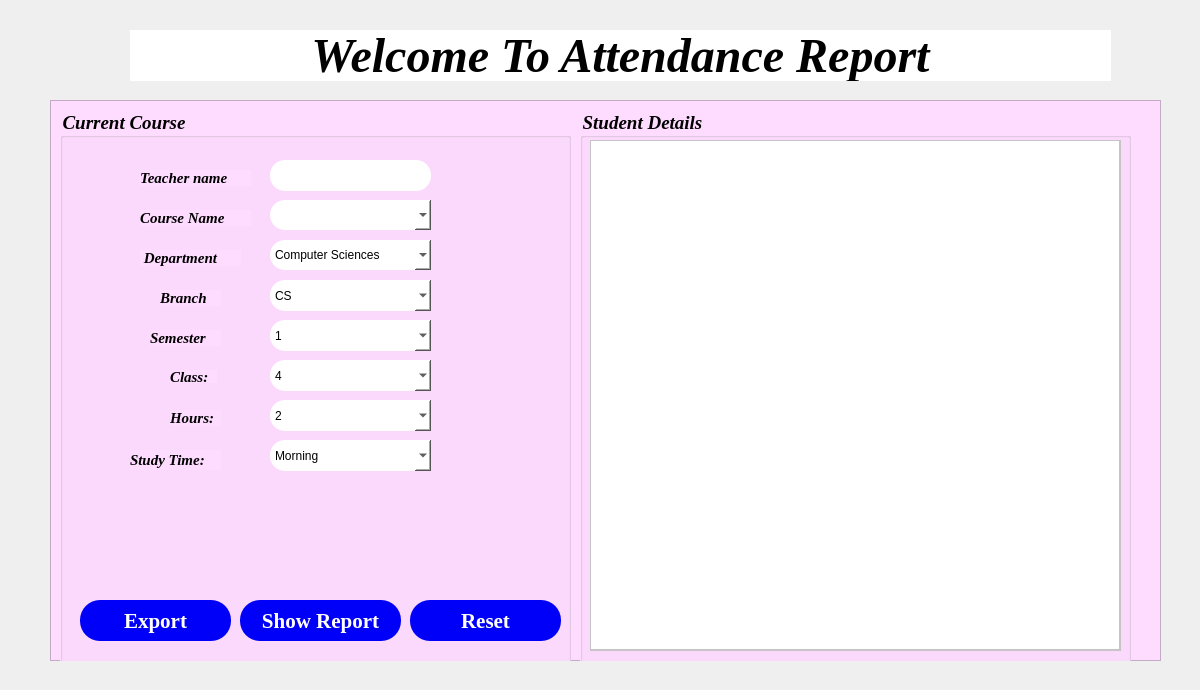
    <widget class="QWidget" name="report_tab">
     <attribute name="title">
      <string>Attendance Report</string>
     </attribute>
     <widget class="QLabel" name="label">
      <property name="geometry">
       <rect>
        <x>10</x>
        <y>15</y>
        <width>591</width>
        <height>471</height>
       </rect>
      </property>
      <property name="text">
       <string/>
      </property>
     </widget>
     <widget class="QFrame" name="frame_6">
      <property name="geometry">
       <rect>
        <x>220</x>
        <y>200</y>
        <width>120</width>
        <height>80</height>
       </rect>
      </property>
      <property name="frameShape">
       <enum>QFrame::StyledPanel</enum>
      </property>
      <property name="frameShadow">
       <enum>QFrame::Raised</enum>
      </property>
     </widget>
     <widget class="QFrame" name="frame_7">
      <property name="geometry">
       <rect>
        <x>50</x>
        <y>100</y>
        <width>1111</width>
        <height>561</height>
       </rect>
      </property>
      <property name="styleSheet">
       <string notr="true">background-color: rgb(254, 220, 255);</string>
      </property>
      <property name="frameShape">
       <enum>QFrame::StyledPanel</enum>
      </property>
      <property name="frameShadow">
       <enum>QFrame::Raised</enum>
      </property>
      <widget class="QGroupBox" name="groupBox_6">
       <property name="geometry">
        <rect>
         <x>530</x>
         <y>10</y>
         <width>551</width>
         <height>561</height>
        </rect>
       </property>
       <property name="font">
        <font>
         <family>Times New Roman</family>
         <pointsize>14</pointsize>
         <weight>75</weight>
         <italic>true</italic>
         <bold>true</bold>
        </font>
       </property>
       <property name="title">
        <string>Student Details</string>
       </property>
       <widget class="QFrame" name="frame_8">
        <property name="geometry">
         <rect>
          <x>10</x>
          <y>30</y>
          <width>531</width>
          <height>511</height>
         </rect>
        </property>
        <property name="styleSheet">
         <string notr="true">background-color: rgb(255, 255, 255);</string>
        </property>
        <property name="frameShape">
         <enum>QFrame::StyledPanel</enum>
        </property>
        <property name="frameShadow">
         <enum>QFrame::Raised</enum>
        </property>
        <widget class="QListWidget" name="list_2">
         <property name="geometry">
          <rect>
           <x>0</x>
           <y>0</y>
           <width>530</width>
           <height>510</height>
          </rect>
         </property>
        </widget>
       </widget>
      </widget>
      <widget class="QGroupBox" name="groupBox">
       <property name="geometry">
        <rect>
         <x>10</x>
         <y>10</y>
         <width>511</width>
         <height>561</height>
        </rect>
       </property>
       <property name="font">
        <font>
         <family>Times New Roman</family>
         <pointsize>14</pointsize>
         <weight>75</weight>
         <italic>true</italic>
         <bold>true</bold>
        </font>
       </property>
       <property name="styleSheet">
        <string notr="true"/>
       </property>
       <property name="title">
        <string>Current Course</string>
       </property>
       <widget class="QLabel" name="label_50">
        <property name="geometry">
         <rect>
          <x>80</x>
          <y>100</y>
          <width>111</width>
          <height>16</height>
         </rect>
        </property>
        <property name="font">
         <font>
          <family>Times New Roman</family>
          <pointsize>11</pointsize>
          <weight>75</weight>
          <italic>true</italic>
          <bold>true</bold>
         </font>
        </property>
        <property name="text">
         <string>Course Name</string>
        </property>
       </widget>
       <widget class="QLabel" name="label_51">
        <property name="geometry">
         <rect>
          <x>80</x>
          <y>140</y>
          <width>101</width>
          <height>16</height>
         </rect>
        </property>
        <property name="font">
         <font>
          <family>Times New Roman</family>
          <pointsize>11</pointsize>
          <weight>75</weight>
          <italic>true</italic>
          <bold>true</bold>
         </font>
        </property>
        <property name="text">
         <string> Department</string>
        </property>
       </widget>
       <widget class="QLabel" name="label_52">
        <property name="geometry">
         <rect>
          <x>100</x>
          <y>180</y>
          <width>61</width>
          <height>16</height>
         </rect>
        </property>
        <property name="font">
         <font>
          <family>Times New Roman</family>
          <pointsize>11</pointsize>
          <weight>75</weight>
          <italic>true</italic>
          <bold>true</bold>
         </font>
        </property>
        <property name="text">
         <string>Branch</string>
        </property>
       </widget>
       <widget class="QLabel" name="label_53">
        <property name="geometry">
         <rect>
          <x>90</x>
          <y>220</y>
          <width>71</width>
          <height>16</height>
         </rect>
        </property>
        <property name="font">
         <font>
          <family>Times New Roman</family>
          <pointsize>11</pointsize>
          <weight>75</weight>
          <italic>true</italic>
          <bold>true</bold>
         </font>
        </property>
        <property name="text">
         <string>Semester</string>
        </property>
       </widget>
       <widget class="QLabel" name="label_54">
        <property name="geometry">
         <rect>
          <x>110</x>
          <y>260</y>
          <width>47</width>
          <height>13</height>
         </rect>
        </property>
        <property name="font">
         <font>
          <family>Times New Roman</family>
          <pointsize>11</pointsize>
          <weight>75</weight>
          <italic>true</italic>
          <bold>true</bold>
         </font>
        </property>
        <property name="text">
         <string>Class:</string>
        </property>
       </widget>
       <widget class="QLabel" name="label_57">
        <property name="geometry">
         <rect>
          <x>110</x>
          <y>300</y>
          <width>51</width>
          <height>16</height>
         </rect>
        </property>
        <property name="font">
         <font>
          <family>Times New Roman</family>
          <pointsize>11</pointsize>
          <weight>75</weight>
          <italic>true</italic>
          <bold>true</bold>
         </font>
        </property>
        <property name="text">
         <string>Hours:</string>
        </property>
       </widget>
       <widget class="QComboBox" name="co_department">
        <property name="geometry">
         <rect>
          <x>210</x>
          <y>130</y>
          <width>161</width>
          <height>30</height>
         </rect>
        </property>
        <property name="styleSheet">
         <string notr="true">background-color: rgb(255, 255, 255);
border-radius:15px;</string>
        </property>
        <item>
         <property name="text">
          <string>Computer Sciences</string>
         </property>
        </item>
       </widget>
       <widget class="QComboBox" name="co_branch">
        <property name="geometry">
         <rect>
          <x>210</x>
          <y>170</y>
          <width>161</width>
          <height>31</height>
         </rect>
        </property>
        <property name="styleSheet">
         <string notr="true">background-color: rgb(255, 255, 255);
border-radius:15px;</string>
        </property>
        <item>
         <property name="text">
          <string>CS</string>
         </property>
        </item>
        <item>
         <property name="text">
          <string>IT</string>
         </property>
        </item>
       </widget>
       <widget class="QComboBox" name="semester">
        <property name="geometry">
         <rect>
          <x>210</x>
          <y>210</y>
          <width>161</width>
          <height>31</height>
         </rect>
        </property>
        <property name="styleSheet">
         <string notr="true">background-color: rgb(255, 255, 255);
border-radius:15px;</string>
        </property>
        <item>
         <property name="text">
          <string>1</string>
         </property>
        </item>
        <item>
         <property name="text">
          <string>2</string>
         </property>
        </item>
       </widget>
       <widget class="QComboBox" name="class_2">
        <property name="geometry">
         <rect>
          <x>210</x>
          <y>250</y>
          <width>161</width>
          <height>31</height>
         </rect>
        </property>
        <property name="styleSheet">
         <string notr="true">background-color: rgb(255, 255, 255);
border-radius:15px;</string>
        </property>
        <item>
         <property name="text">
          <string>4</string>
         </property>
        </item>
        <item>
         <property name="text">
          <string>3</string>
         </property>
        </item>
        <item>
         <property name="text">
          <string>2</string>
         </property>
        </item>
        <item>
         <property name="text">
          <string>1</string>
         </property>
        </item>
       </widget>
       <widget class="QPushButton" name="reset">
        <property name="geometry">
         <rect>
          <x>350</x>
          <y>490</y>
          <width>151</width>
          <height>41</height>
         </rect>
        </property>
        <property name="font">
         <font>
          <family>Times New Roman</family>
          <pointsize>16</pointsize>
          <weight>75</weight>
          <bold>true</bold>
         </font>
        </property>
        <property name="autoFillBackground">
         <bool>false</bool>
        </property>
        <property name="styleSheet">
         <string notr="true">QPushButton:hover{
background-color:black;
border-radius:20px;
	
}
QPushButton{
background-color: rgb(0, 0, 249);
border-radius:20px;
color:white;
}

</string>
        </property>
        <property name="text">
         <string>Reset</string>
        </property>
       </widget>
       <widget class="QPushButton" name="showreport">
        <property name="geometry">
         <rect>
          <x>180</x>
          <y>490</y>
          <width>161</width>
          <height>41</height>
         </rect>
        </property>
        <property name="font">
         <font>
          <family>Times New Roman</family>
          <pointsize>16</pointsize>
          <weight>75</weight>
          <bold>true</bold>
         </font>
        </property>
        <property name="autoFillBackground">
         <bool>false</bool>
        </property>
        <property name="styleSheet">
         <string notr="true">QPushButton:hover{
background-color:black;
border-radius:20px;
	
}
QPushButton{
background-color: rgb(0, 0, 249);
border-radius:20px;
color:white;
}

</string>
        </property>
        <property name="text">
         <string>Show Report</string>
        </property>
       </widget>
       <widget class="QPushButton" name="export_report">
        <property name="geometry">
         <rect>
          <x>20</x>
          <y>490</y>
          <width>151</width>
          <height>41</height>
         </rect>
        </property>
        <property name="font">
         <font>
          <family>Times New Roman</family>
          <pointsize>16</pointsize>
          <weight>75</weight>
          <bold>true</bold>
         </font>
        </property>
        <property name="autoFillBackground">
         <bool>false</bool>
        </property>
        <property name="styleSheet">
         <string notr="true">QPushButton:hover{
background-color:black;
border-radius:20px;
	
}
QPushButton{
background-color: rgb(0, 0, 249);
border-radius:20px;
color:white;
}

</string>
        </property>
        <property name="text">
         <string>Export</string>
        </property>
       </widget>
       <widget class="QLineEdit" name="teacher_name">
        <property name="geometry">
         <rect>
          <x>210</x>
          <y>50</y>
          <width>161</width>
          <height>31</height>
         </rect>
        </property>
        <property name="styleSheet">
         <string notr="true">background-color: rgb(255, 255, 255);
border-radius:15px;</string>
        </property>
       </widget>
       <widget class="QLabel" name="label_55">
        <property name="geometry">
         <rect>
          <x>80</x>
          <y>60</y>
          <width>111</width>
          <height>16</height>
         </rect>
        </property>
        <property name="font">
         <font>
          <family>Times New Roman</family>
          <pointsize>11</pointsize>
          <weight>75</weight>
          <italic>true</italic>
          <bold>true</bold>
         </font>
        </property>
        <property name="text">
         <string>Teacher name</string>
        </property>
       </widget>
       <widget class="QComboBox" name="co_department_2">
        <property name="geometry">
         <rect>
          <x>210</x>
          <y>90</y>
          <width>161</width>
          <height>30</height>
         </rect>
        </property>
        <property name="styleSheet">
         <string notr="true">background-color: rgb(255, 255, 255);
border-radius:15px;</string>
        </property>
        <property name="currentText">
         <string/>
        </property>
        <item>
         <property name="text">
          <string/>
         </property>
        </item>
        <item>
         <property name="text">
          <string>Evolutionary Computing</string>
         </property>
        </item>
        <item>
         <property name="text">
          <string>Information Retrieval</string>
         </property>
        </item>
        <item>
         <property name="text">
          <string>Mobile Computing</string>
         </property>
        </item>
        <item>
         <property name="text">
          <string>Network Security</string>
         </property>
        </item>
        <item>
         <property name="text">
          <string>Operating System</string>
         </property>
        </item>
        <item>
         <property name="text">
          <string>Research Methodology</string>
         </property>
        </item>
       </widget>
       <widget class="QComboBox" name="units">
        <property name="geometry">
         <rect>
          <x>210</x>
          <y>290</y>
          <width>161</width>
          <height>31</height>
         </rect>
        </property>
        <property name="styleSheet">
         <string notr="true">background-color: rgb(255, 255, 255);
border-radius:15px;</string>
        </property>
        <item>
         <property name="text">
          <string>2</string>
         </property>
        </item>
        <item>
         <property name="text">
          <string>1</string>
         </property>
        </item>
       </widget>
       <widget class="QLabel" name="label_58">
        <property name="geometry">
         <rect>
          <x>70</x>
          <y>340</y>
          <width>91</width>
          <height>20</height>
         </rect>
        </property>
        <property name="font">
         <font>
          <family>Times New Roman</family>
          <pointsize>11</pointsize>
          <weight>75</weight>
          <italic>true</italic>
          <bold>true</bold>
         </font>
        </property>
        <property name="text">
         <string>Study Time:</string>
        </property>
       </widget>
       <widget class="QComboBox" name="study_type_2">
        <property name="geometry">
         <rect>
          <x>210</x>
          <y>330</y>
          <width>161</width>
          <height>31</height>
         </rect>
        </property>
        <property name="styleSheet">
         <string notr="true">background-color: rgb(255, 255, 255);
border-radius:15px;</string>
        </property>
        <item>
         <property name="text">
          <string>Morning</string>
         </property>
        </item>
        <item>
         <property name="text">
          <string>Evening</string>
         </property>
        </item>
       </widget>
      </widget>
     </widget>
     <widget class="QLabel" name="label_35">
      <property name="geometry">
       <rect>
        <x>130</x>
        <y>30</y>
        <width>981</width>
        <height>51</height>
       </rect>
      </property>
      <property name="font">
       <font>
        <family>Times New Roman</family>
        <pointsize>36</pointsize>
        <weight>75</weight>
        <italic>true</italic>
        <bold>true</bold>
       </font>
      </property>
      <property name="styleSheet">
       <string notr="true">background-color: rgb(255, 255, 255);</string>
      </property>
      <property name="text">
       <string>Welcome To Attendance Report</string>
      </property>
      <property name="alignment">
       <set>Qt::AlignCenter</set>
      </property>
     </widget>
     <widget class="QLabel" name="label_29">
      <property name="geometry">
       <rect>
        <x>0</x>
        <y>10</y>
        <width>1191</width>
        <height>671</height>
       </rect>
      </property>
      <property name="text">
       <string/>
      </property>
      <property name="pixmap">
       <pixmap>ff.jpg</pixmap>
      </property>
     </widget>
     <zorder>label_29</zorder>
     <zorder>label</zorder>
     <zorder>frame_6</zorder>
     <zorder>frame_7</zorder>
     <zorder>label_35</zorder>
    </widget>
